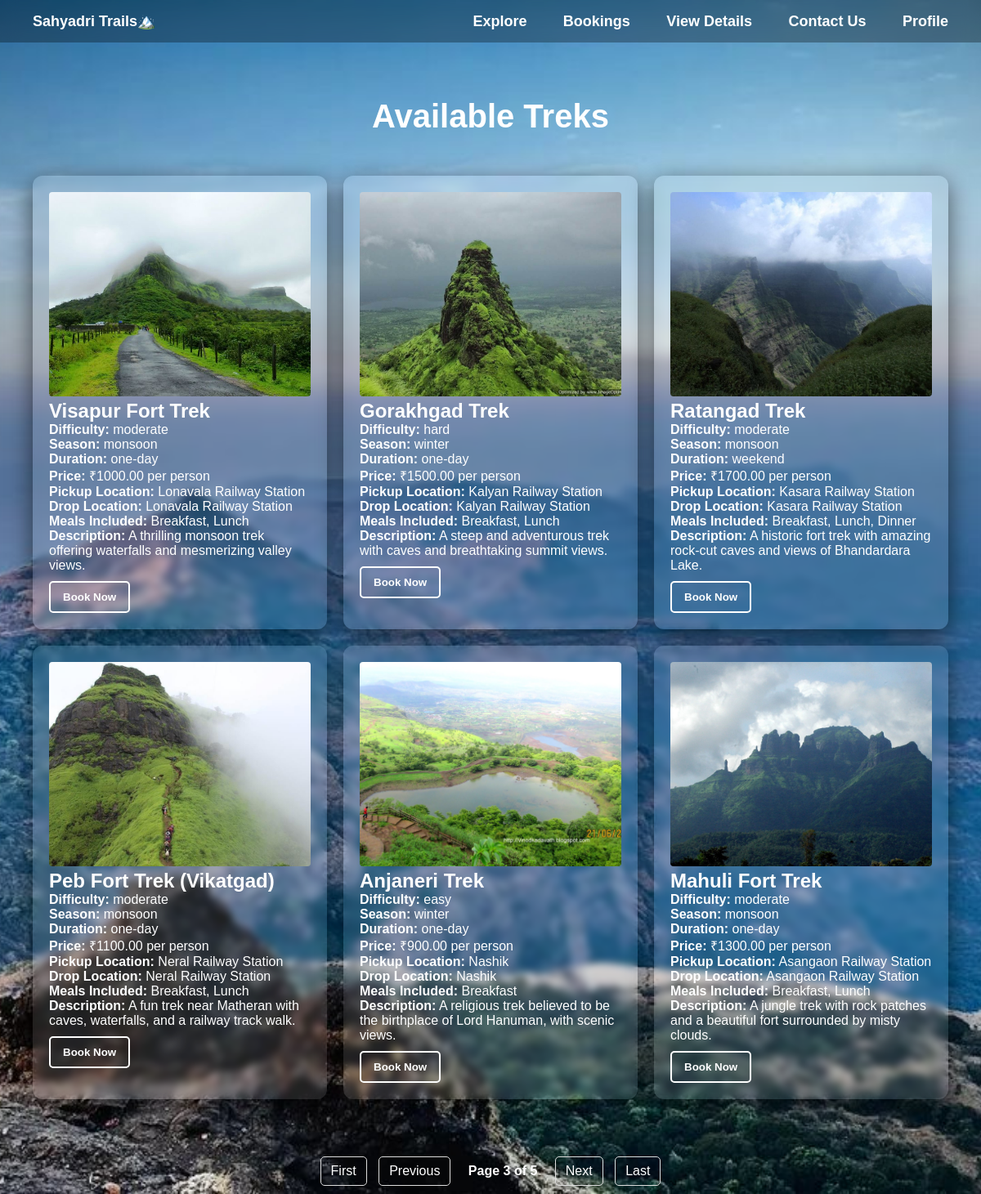
/bookings/?page=3, run on the app's committed database.
### app/models.py (models this page shows, shortened)
class Trek(models.Model):
    trek_id = models.AutoField(primary_key=True)
    name = models.CharField(max_length=200)
    difficulty = models.CharField(
        max_length=20,
        choices=[('easy', 'Easy'), ('moderate', 'Moderate'), ('hard', 'Hard')]
    )
    season = models.CharField(
        max_length=20,
        choices=[('monsoon', 'Monsoon'), ('winter', 'Winter'), ('summer', 'Summer')]
    )
    duration = models.CharField(
        max_length=20,
        choices=[('one-day', 'One-Day'), ('weekend', 'Weekend')]
    )
    price = models.DecimalField(max_digits=10, decimal_places=2)
    image = models.ImageField(upload_to='media/')
    description = models.TextField()
    pickup_location = models.CharField(max_length=255, default="Nearest Railway Station")
    drop_location = models.CharField(max_length=255, default="Lonavala Railway Station")
    meals = models.TextField(default="Breakfast, Lunch, Dinner included")

### app/views.py (the view)
# urls.py: path('bookings/', views.bookings_page, name='bookings_page'),
def bookings_page(request):
    treks = Trek.objects.all()  # Fetching all treks
    paginator = Paginator(treks, 6)  # Show 6 treks per page
    page_number = request.GET.get('page')
    page_obj = paginator.get_page(page_number)
    return render(request, 'bookings.html', {'treks': page_obj})  # ✅ Pass paginated data

### app/templates/bookings.html (shortened to what this page needs)
{% load static %}
<!DOCTYPE html>
<html lang="en">
<head>
</head>
<body>
    <div class="navbar">
        <div>
            <a href="{% url 'home' %}" class="home-btn">Sahyadri Trails🏔️</a>
        </div>
        <div>
            <a href="{% url 'explore_treks' %}">Explore</a>
            <a href="{% url 'bookings_page' %}">Bookings</a>
            <a href="{% url 'booking_details' %}">View Details</a>
            <a href="{% url 'contact' %}">Contact Us</a>
            <a href="{% url 'profile' %}">Profile</a>
        </div>
    </div>
    <div class="container">
        <h1>Available Treks</h1>
        <div class="trek-container">
            {% for trek in treks %}
            <div class="trek-card">
                <img src="{{ trek.image.url }}" alt="{{ trek.name }}">
                <h2>{{ trek.name }}</h2>
                <p><strong>Difficulty:</strong> {{ trek.difficulty }}</p>
                <p><strong>Season:</strong> {{ trek.season }}</p>
                <p><strong>Duration:</strong> {{ trek.duration }}</p>
                <p><strong>Price:</strong> ₹{{ trek.price }} per person</p>
                <p><strong>Pickup Location:</strong> {{ trek.pickup_location }}</p>
                <p><strong>Drop Location:</strong> {{ trek.drop_location }}</p>
                <p><strong>Meals Included:</strong> {{ trek.meals }}</p>
                <p><strong>Description:</strong> {{ trek.description }}</p>
                <button class="btn"
                    onclick="showPopup('{{ trek.trek_id }}', '{{ trek.name }}', '{{ trek.image.url }}', '{{ trek.difficulty }}', '{{ trek.season }}', '{{ trek.pickup_location }}', '{{ trek.price }}', '{{ trek.pickup_location }}', '{{ trek.drop_location }}', '{{ trek.meals }}')">
                    Book Now
                </button>
            </div>
            {% endfor %}
        </div>
    </div>
    <div class="pagination">
        {% if treks.has_previous %}
            <a href="?page=1">First</a>
            <a href="?page={{ treks.previous_page_number }}">Previous</a>
        {% endif %}
        <span>Page {{ treks.number }} of {{ treks.paginator.num_pages }}</span>
        {% if treks.has_next %}
            <a href="?page={{ treks.next_page_number }}">Next</a>
            <a href="?page={{ treks.paginator.num_pages }}">Last</a>
        {% endif %}
    </div>
</body>
</html>

### data on the page
Trek: image (picture), name "Visapur Fort Trek", difficulty "moderate", season "monsoon", duration "one-day", price "1000.00", pickup_location "Lonavala Railway Station", drop_location "Lonavala Railway Station", meals "Breakfast, Lunch", description "A thrilling monsoon trek offering waterfalls and mesmerizing valley views."
Trek: image (picture), name "Gorakhgad Trek", difficulty "hard", season "winter", duration "one-day", price "1500.00", pickup_location "Kalyan Railway Station", drop_location "Kalyan Railway Station", meals "Breakfast, Lunch", description "A steep and adventurous trek with caves and breathtaking summit views."
Trek: image (picture), name "Ratangad Trek", difficulty "moderate", season "monsoon", duration "weekend", price "1700.00", pickup_location "Kasara Railway Station", drop_location "Kasara Railway Station", meals "Breakfast, Lunch, Dinner", description "A historic fort trek with amazing rock-cut caves and views of Bhandardara Lake."
Trek: image (picture), name "Peb Fort Trek (Vikatgad)", difficulty "moderate", season "monsoon", duration "one-day", price "1100.00", pickup_location "Neral Railway Station", drop_location "Neral Railway Station", meals "Breakfast, Lunch", description "A fun trek near Matheran with caves, waterfalls, and a railway track walk."
Trek: image (picture), name "Anjaneri Trek", difficulty "easy", season "winter", duration "one-day", price "900.00", pickup_location "Nashik", drop_location "Nashik", meals "Breakfast", description "A religious trek believed to be the birthplace of Lord Hanuman, with scenic views."
Trek: image (picture), name "Mahuli Fort Trek", difficulty "moderate", season "monsoon", duration "one-day", price "1300.00", pickup_location "Asangaon Railway Station", drop_location "Asangaon Railway Station", meals "Breakfast, Lunch", description "A jungle trek with rock patches and a beautiful fort surrounded by misty clouds."

### other printed values
{{ treks.number }} "3"
{{ treks.paginator.num_pages }} "5"
